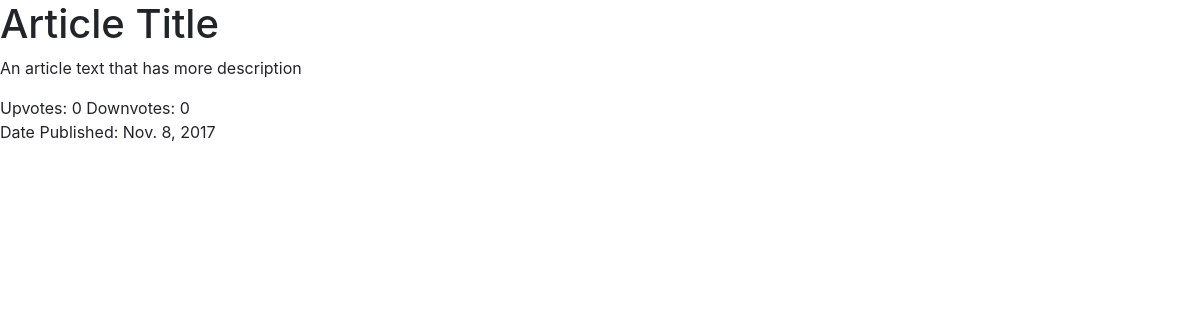
Screenshot of /home/article/1/ with the database file from the repository.
### expose/models.py (models this page shows, shortened)
class Article( models.Model ):
	article_title = models.CharField(max_length = 100, default="A Non Creative Article")
	article_text = models.CharField(max_length = 10000)
	article_date = models.DateField('date published')
	article_upvote = models.IntegerField(default=0)
	article_downvote = models.IntegerField(default=0)

### expose/views.py (the view)
# urls.py: url(r'^article/(?P<article_id>[0-9]+)/$', views.article, name='article'),
def article(request, article_id):
	article = get_object_or_404(Article, pk=article_id)
	return(render(request, 'expose/article.html', { 'article': article }))

### expose/templates/expose/article.html (shortened to what this page needs)
<link rel="stylesheet" href="https://maxcdn.bootstrapcdn.com/bootstrap/4.0.0-beta.2/css/bootstrap.min.css">
{% if article %}
	<div>
		<h1>{{article.article_title}}</h1>
		<div>
			<p>{{article.article_text}}</p>
		</div>
		<div>
			<span>Upvotes: {{article.article_upvote}}</span>
			<span>Downvotes: {{article.article_downvote}}</span>
			<div>Date Published: {{article.article_date}}</div>
		</div>
	</div>
{% else %}
	<p>The article detail was not found</p>
{% endif %}

### rows the page displays
Article: article_title "Article Title", article_text "An article text that has more description", article_upvote "0", article_downvote "0", article_date "Nov. 8, 2017"
